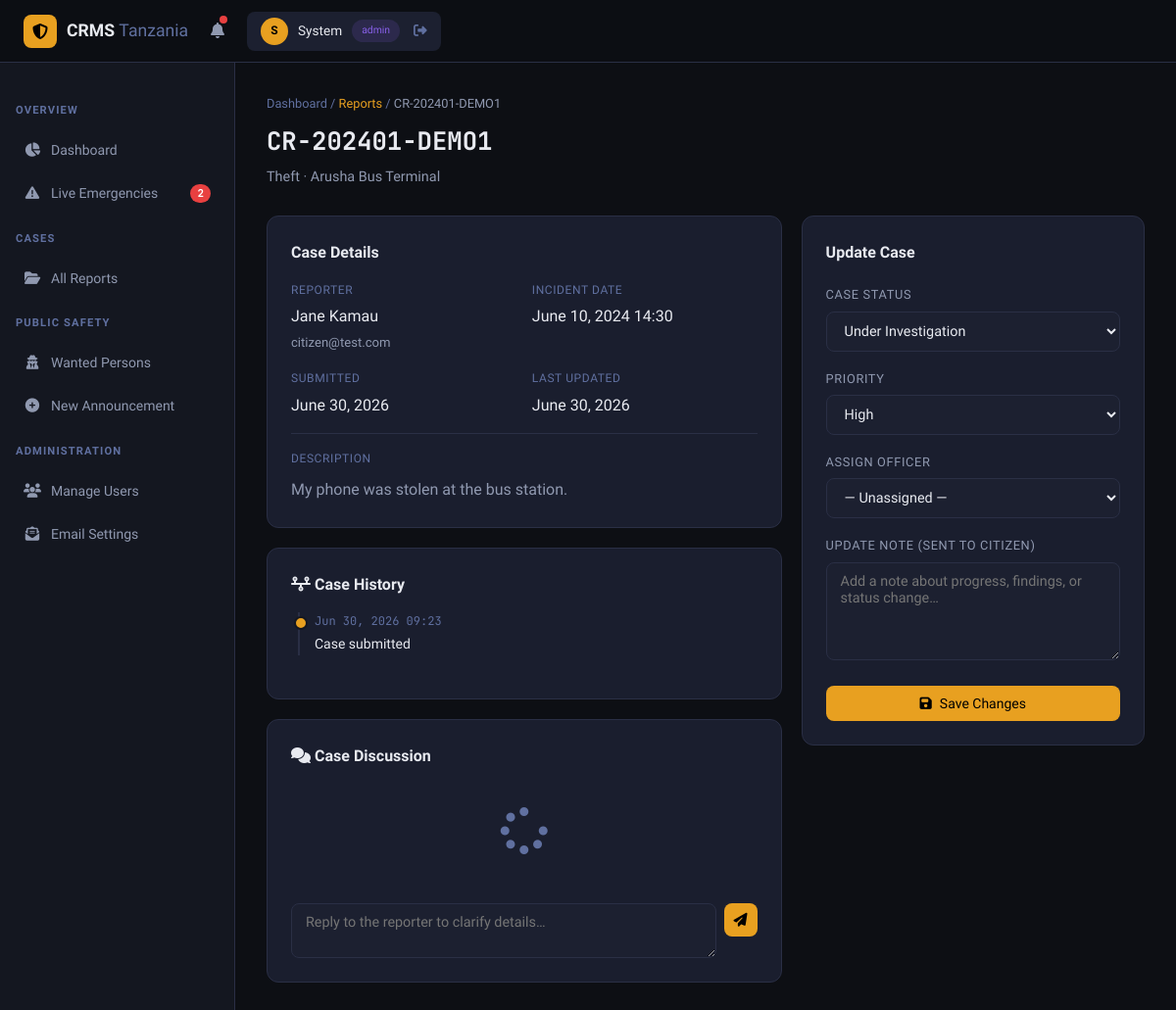
The app's page /admin/report/1 (signed in) with its own data.
### app.py (models this page shows, shortened)
class User(UserMixin, db.Model):
    id = db.Column(db.Integer, primary_key=True)
    full_name = db.Column(db.String(120), nullable=False)
    email = db.Column(db.String(120), unique=True, nullable=False)
    phone = db.Column(db.String(20))
    password_hash = db.Column(db.String(256), nullable=False)
    role = db.Column(db.String(20), default='citizen')
    is_active = db.Column(db.Boolean, default=True)
    email_verified = db.Column(db.Boolean, default=False)
    created_at = db.Column(db.DateTime, default=datetime.utcnow)
    reports = db.relationship('CrimeReport', backref='reporter', lazy=True, foreign_keys='CrimeReport.user_id')

class CrimeReport(db.Model):
    id = db.Column(db.Integer, primary_key=True)
    case_number = db.Column(db.String(20), unique=True, nullable=False)
    user_id = db.Column(db.Integer, db.ForeignKey('user.id'), nullable=False)
    crime_type = db.Column(db.String(80), nullable=False)
    description = db.Column(db.Text, nullable=False)
    location = db.Column(db.String(200), nullable=False)
    latitude = db.Column(db.Float, nullable=True)
    longitude = db.Column(db.Float, nullable=True)
    incident_date = db.Column(db.DateTime, nullable=False)
    status = db.Column(db.String(30), default='Pending')
    priority = db.Column(db.String(20), default='Medium')
    assigned_officer_id = db.Column(db.Integer, db.ForeignKey('user.id'), nullable=True)
    assigned_officer = db.relationship('User', foreign_keys=[assigned_officer_id])
    anonymous = db.Column(db.Boolean, default=False)
    ai_flag_score = db.Column(db.Float, default=0.0)
    ai_flagged = db.Column(db.Boolean, default=False)
    ai_flag_reasons = db.Column(db.Text, nullable=True)
    created_at = db.Column(db.DateTime, default=datetime.utcnow)
    updated_at = db.Column(db.DateTime, default=datetime.utcnow, onupdate=datetime.utcnow)
    evidence = db.relationship('Evidence', backref='report', lazy=True, cascade='all, delete-orphan')
    updates = db.relationship('CaseUpdate', backref='report', lazy=True, cascade='all, delete-orphan')
    notifications = db.relationship('Notification', backref='report', lazy=True, cascade='all, delete-orphan')
    messages = db.relationship('ChatMessage', backref='report', lazy=True, cascade='all, delete-orphan', order_by='ChatMessage.created_at')

### app.py (the view, shortened to what this page needs)
@app.route('/admin/report/<int:rid>', methods=['GET','POST'])
@login_required
def admin_report_detail(rid):
    if current_user.role not in ('admin','officer'): return redirect(url_for('dashboard'))
    rpt = CrimeReport.query.get_or_404(rid)
    officers = User.query.filter(User.role.in_(['admin','officer'])).all()
    return render_template('admin_report_detail.html', report=rpt, officers=officers)

### app.py (called while the page is built)
@login_manager.user_loader
def load_user(uid): return User.query.get(int(uid))

### templates/admin_report_detail.html (shortened to what this page needs)
{% extends "base.html" %}
{% block content %}
<div class="page-header fade-in">
  <div class="breadcrumb">Dashboard / <a href="{{ url_for('admin_reports') }}">Reports</a> / <span>{{ report.case_number }}</span></div>
  <h1 style="font-family:var(--mono)">{{ report.case_number }}</h1>
  <p>{{ report.crime_type }} · {{ report.location }}</p>
</div>
<div style="display:grid;grid-template-columns:3fr 2fr;gap:20px">
  <div>
    <div class="card fade-in" style="margin-bottom:20px">
      <div class="card-title" style="margin-bottom:16px">Case Details</div>
      <div style="display:grid;grid-template-columns:1fr 1fr;gap:16px;margin-bottom:16px">
        <div><div style="font-size:.75rem;color:var(--text3);text-transform:uppercase;letter-spacing:.05em">Reporter</div><div style="margin-top:4px">{% if report.anonymous %}Anonymous{% else %}{{ report.reporter.full_name }}<br><span style="font-size:.82rem;color:var(--text2)">{{ report.reporter.email }}</span>{% endif %}</div></div>
        <div><div style="font-size:.75rem;color:var(--text3);text-transform:uppercase;letter-spacing:.05em">Incident Date</div><div style="margin-top:4px">{{ report.incident_date.strftime('%B %d, %Y %H:%M') }}</div></div>
        <div><div style="font-size:.75rem;color:var(--text3);text-transform:uppercase;letter-spacing:.05em">Submitted</div><div style="margin-top:4px">{{ report.created_at.strftime('%B %d, %Y') }}</div></div>
        <div><div style="font-size:.75rem;color:var(--text3);text-transform:uppercase;letter-spacing:.05em">Last Updated</div><div style="margin-top:4px">{{ report.updated_at.strftime('%B %d, %Y') }}</div></div>
      </div>
      <div style="border-top:1px solid var(--border);padding-top:16px">
        <div style="font-size:.75rem;color:var(--text3);text-transform:uppercase;letter-spacing:.05em;margin-bottom:8px">Description</div>
        <p style="color:var(--text2);line-height:1.7">{{ report.description }}</p>
      </div>
    </div>
    <div class="card fade-in">
      <div class="card-title" style="margin-bottom:16px"><i class="fas fa-timeline"></i> Case History</div>
      <ul class="timeline">
        <li class="tl-item">
          <div class="tl-dot"></div>
          <div class="tl-time">{{ report.created_at.strftime('%b %d, %Y %H:%M') }}</div>
          <div class="tl-msg">Case submitted</div>
        </li>
      </ul>
    </div>
    <div class="card fade-in" style="margin-top:20px">
      <div class="card-title" style="margin-bottom:16px"><i class="fas fa-comments"></i> Case Discussion</div>
      <div class="chat-box" id="chatBox"><div class="empty" style="padding:20px"><i class="fas fa-spinner fa-spin"></i></div></div>
      <div class="chat-input-row">
        <textarea id="chatInput" placeholder="Reply to the reporter to clarify details…"></textarea>
        <button class="btn btn-primary btn-icon" id="chatSendBtn" title="Send"><i class="fas fa-paper-plane"></i></button>
      </div>
    </div>
  </div>
  <div>
    <div class="card fade-in">
      <div class="card-title" style="margin-bottom:20px">Update Case</div>
      <form method="POST">
        <div class="form-group">
          <label>Case Status</label>
          <select name="status">
            <option {% if report.status=='Under Investigation' %}selected{% endif %}>Under Investigation</option>
          </select>
        </div>
        <div class="form-group">
          <label>Priority</label>
          <select name="priority">
            <option {% if report.priority=='High' %}selected{% endif %}>High</option>
          </select>
        </div>
        <div class="form-group">
          <label>Assign Officer</label>
          <select name="assigned_officer_id">
            <option value="">— Unassigned —</option>
          </select>
        </div>
        <div class="form-group">
          <label>Update Note (sent to citizen)</label>
          <textarea name="update_message" placeholder="Add a note about progress, findings, or status change…" rows="4"></textarea>
        </div>
        <button type="submit" class="btn btn-primary" style="width:100%;justify-content:center"><i class="fas fa-save"></i> Save Changes</button>
      </form>
    </div>
  </div>
</div>
{% endblock %}

### templates/base.html (shortened to what this page needs)
<!DOCTYPE html>
<html lang="en">
<head>
<link rel="stylesheet" href="https://cdnjs.cloudflare.com/ajax/libs/font-awesome/6.5.0/css/all.min.css">
</head>
<body>
<nav class="navbar">
  <div class="nav-brand">
    <div class="shield"><i class="fas fa-shield-halved"></i></div>
    <span>CRMS <span style="color:var(--text3);font-weight:400">Tanzania</span></span>
  </div>
  {% if current_user.is_authenticated %}
  <div class="nav-notif" id="notifBtn">
    <i class="fas fa-bell"></i>
    <div class="notif-dot" id="notifDot" style="display:none"></div>
  </div>
  <div class="nav-user">
    <div class="avatar">{{ current_user.full_name[0] }}</div>
    <span>{{ current_user.full_name.split()[0] }}</span>
    <span class="pill pill-{{ current_user.role }}" style="font-size:.65rem">{{ current_user.role }}</span>
    <a href="{{ url_for('logout') }}" style="color:var(--text3);margin-left:4px"><i class="fas fa-right-from-bracket"></i></a>
  </div>
  {% else %}
  <div class="nav-links" style="margin-left:auto">
    <a href="{{ url_for('login') }}">Login</a>
    <a href="{{ url_for('register') }}" style="background:var(--accent);color:#000;padding:7px 16px;border-radius:8px">Register</a>
  </div>
  {% endif %}
</nav>
{% if current_user.is_authenticated %}
<div class="layout">
  <aside class="sidebar">
    {% if current_user.role in ['admin','officer'] %}
    <div class="sidebar-section">Overview</div>
    <a href="{{ url_for('dashboard') }}" class="{{ 'active' if request.endpoint=='dashboard' }}"><i class="fas fa-chart-pie"></i> Dashboard</a>
    <a href="{{ url_for('officer_emergencies') }}" class="{{ 'active' if request.endpoint=='officer_emergencies' }}" style="position:relative">
      <i class="fas fa-triangle-exclamation"></i> Live Emergencies
      <span id="emergencyNavBadge" style="display:none;margin-left:auto;background:var(--red);color:#fff;border-radius:100px;padding:1px 7px;font-size:.68rem;font-weight:700;font-family:var(--mono)"></span>
    </a>
    <div class="sidebar-section">Cases</div>
    <a href="{{ url_for('admin_reports') }}" class="{{ 'active' if request.endpoint=='admin_reports' }}"><i class="fas fa-folder-open"></i> All Reports</a>
    <div class="sidebar-section">Public Safety</div>
    <a href="{{ url_for('wanted_list') }}" class="{{ 'active' if request.endpoint in ['wanted_list','wanted_detail'] }}"><i class="fas fa-user-secret"></i> Wanted Persons</a>
    <a href="{{ url_for('wanted_new') }}" class="{{ 'active' if request.endpoint=='wanted_new' }}"><i class="fas fa-plus-circle"></i> New Announcement</a>
    {% if current_user.role == 'admin' %}
    <div class="sidebar-section">Administration</div>
    <a href="{{ url_for('admin_users') }}" class="{{ 'active' if request.endpoint=='admin_users' }}"><i class="fas fa-users"></i> Manage Users</a>
    <a href="{{ url_for('admin_email_settings') }}" class="{{ 'active' if request.endpoint=='admin_email_settings' }}"><i class="fas fa-envelope-open-text"></i> Email Settings</a>
    {% endif %}
    {% endif %}
  </aside>
  <main class="main">
    {% block content %}{% endblock %}
  </main>
</div>
{% else %}
{% block public_content %}{% endblock %}
{% endif %}
</body>
</html>

### records on screen
User: full_name "S", full_name "System", role "admin"
CrimeReport: case_number "CR-202401-DEMO1", crime_type "Theft", location "Arusha Bus Terminal", incident_date "June 10, 2024 14:30", created_at "June 30, 2026", updated_at "June 30, 2026", description "My phone was stolen at the bus station.", created_at "Jun 30, 2026 09:23", status "Under Investigation", priority "High"
User: reporter.full_name "Jane Kamau", reporter.email "citizen@test.com"
